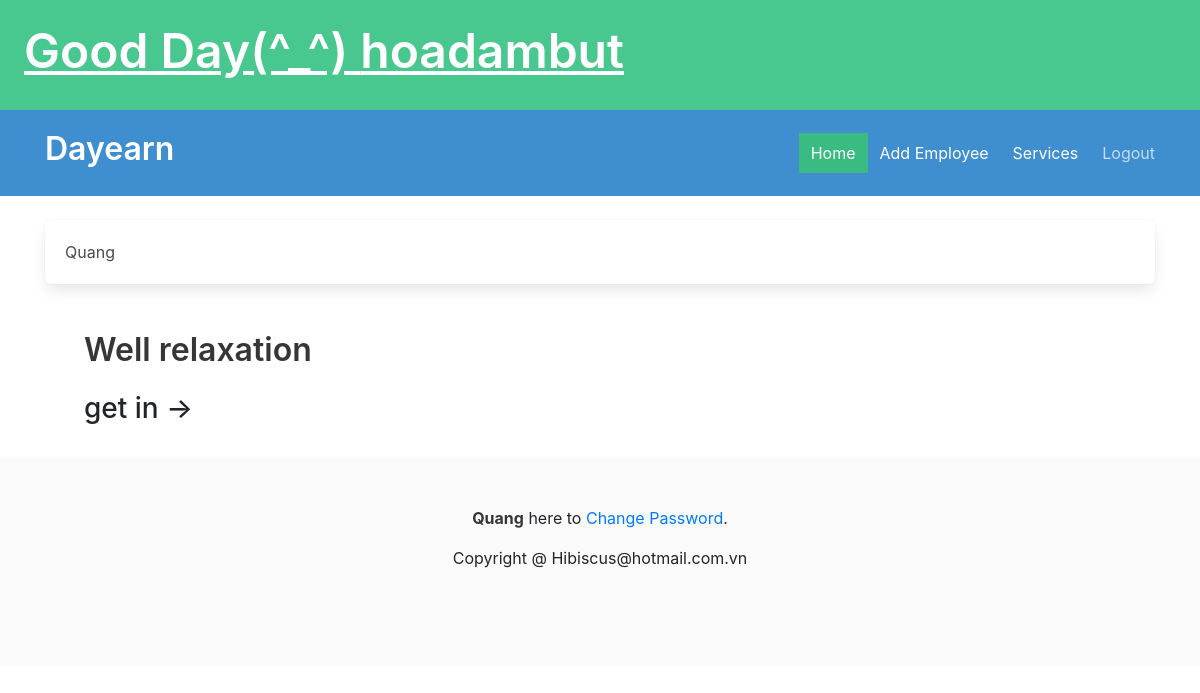
Page /ledger/ (signed in) on the earlier database version.
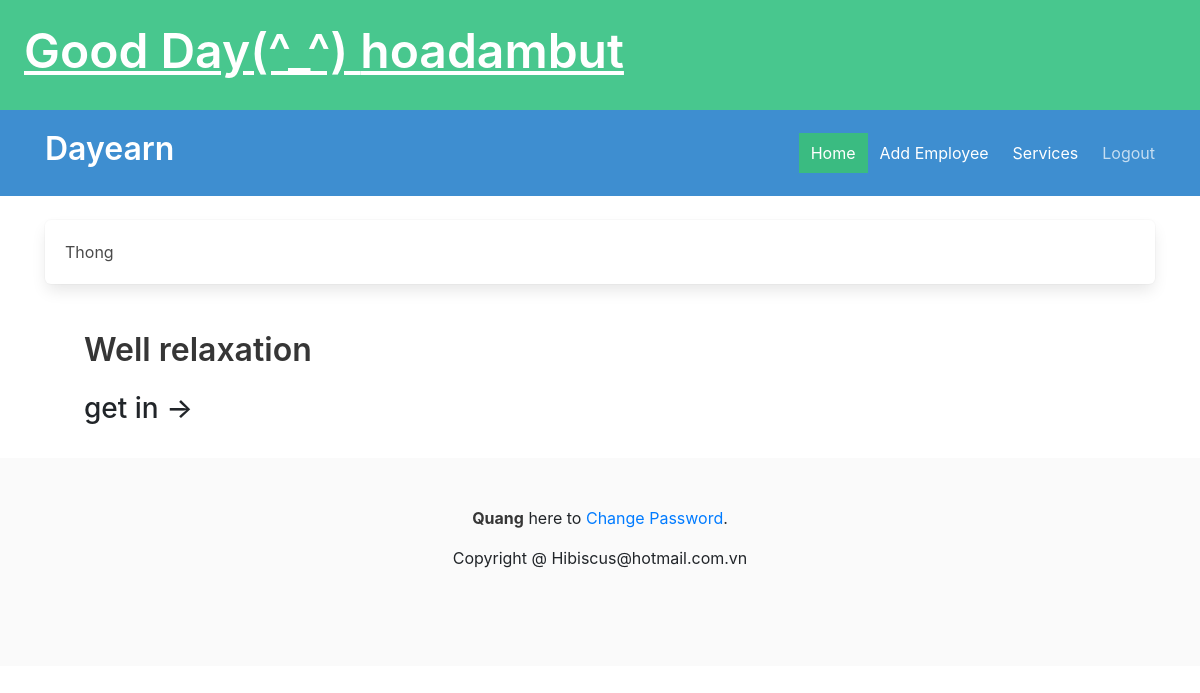
Same page on the later database version.
### ledger/models.py (models this page shows, shortened)
class Technician(models.Model):
    name = models.CharField(max_length=25)
    phone = models.CharField(max_length=12)
    owner = models.ForeignKey(settings.AUTH_USER_MODEL, on_delete=models.CASCADE)
    clients = models.ForeignKey("Khach", on_delete=models.CASCADE, null=True, related_name='client')

### ledger/views.py (the view)
# urls.py: path('ledger/', AllEmployee.as_view(), name="home"),
class AllEmployee(LoginRequiredMixin, ListView):
    template = 'ledger/index.html'
    def get(self,request):
        employee = Technician.objects.filter(owner=request.user)
        cont = {'employees': employee}
        return render(request, self.template, cont)

### ledger/templates/ledger/index.html (shortened to what this page needs)
{% extends 'base.html' %}
{% block headding %}
<h1 class="title">Dayearn</h1>
{% endblock headding %}
{% block content %}
    {% if employees %}
    {% for employee in employees %}
    <div class='box'>{{ employee.name }}</div>
    {% endfor %}
    {% endif %}
<section class="hero is-small">
  <div class="hero-body">
    <div class="container">
      <h1 class="title">
        Well relaxation
      </h1>
      <h3>get in -></h3>
    </div>
  </div>
</section>
{% endblock content %}
{% block footer %}
    <strong>Quang</strong> here to <a href="{% url 'password_change' %}">Change Password</a>.
{% endblock footer %}

Differences in the rows shown:
changed Technician: name "Quang" → "Thong"
